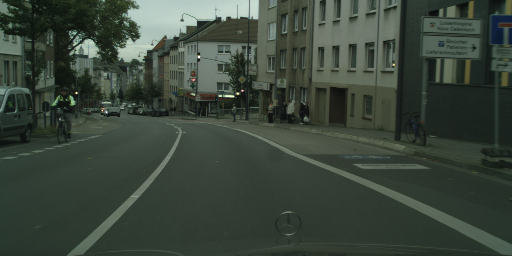
#> input picture raw_images/aachen_000064_000019_leftImg8bit.png, 512 x 256 px
$ python Image_segmantor.py
#> lines starting #> are read from the running program, lines starting #| are printed output that depends on the picture; after the words box and inside, x2 and y2 are one past the last pixel; in counts of white or black regions, pixels touching at a corner belong together
#> further down, image is the input picture: shape (256, 512, 3); mean B, G, R 59.4, 69.9, 59.1
import cv2
import numpy as np

def canny(image):
    gray = cv2.cvtColor(image, cv2.COLOR_RGB2GRAY)
    blur = cv2.GaussianBlur(gray, (5, 5), 0)
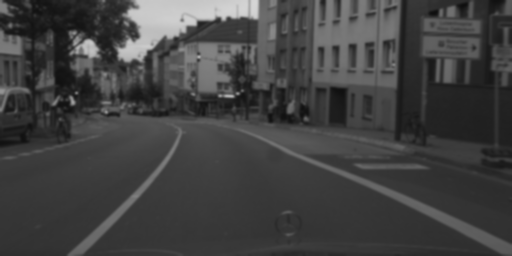
#> blur: shape (256, 512); min 14, max 213, mean 65.5
    canny = cv2.Canny(blur, 50, 150)
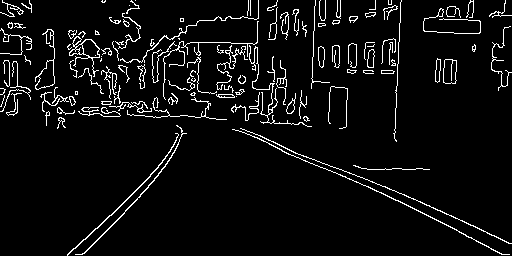
#> canny: shape (256, 512); 5.6% white in thin lines or dots
    return canny
#draw line
def display_lines(image,lines):
    line_image=np.zeros_like(image)
    if lines is not None:
        for line in lines:
            x1,y1,x2,y2=line.reshape(4)
            cv2.line(line_image,(x1,y1),(x2,y2),(255,255,255),5)
            tan=(y2-y1)/(x2-x1)
            if tan>0:
               for h1 in range(y1,256):
                   if (x1 + (h1 - y1) / tan)<512:
                       line_image[int(h1),int(x1+(h1-y1)/tan)]=(255,255,255)
            if tan<0:
               for h1 in range(y1,256):
                   if (x1+(h1-y1)/tan)>-512:
                       line_image[int(h1),int(x1+(h1-y1)/tan)]=(255,255,255)


    return line_image

#Region of interest
def region_of_interest(image):
    height=image.shape[0]
#> height = 256
    width=image.shape[1]
#> width = 512
    polygons=np.array([[(0,height),(width,height),(width,225),(0,225)],[(0,225),(width,225),(240,0),(260,0)]])
    mask=np.zeros_like(image)
    cv2.fillPoly(mask,polygons,255)
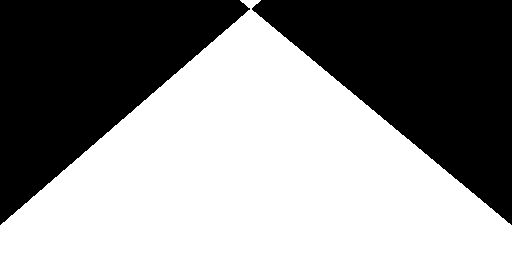
#> mask: shape (256, 512); 54.4% white; 2 black regions, box (x1, y1, x2, y2) and area: (252, 0, 512, 225) 30506, (0, 0, 250, 225) 29270
    masked_image=cv2.bitwise_and(image,mask)
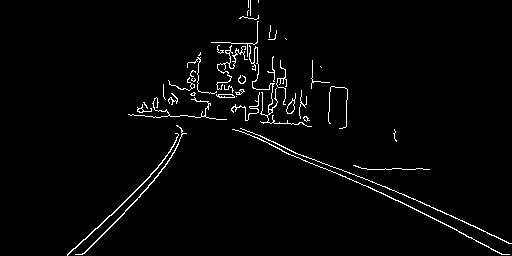
#> masked_image: shape (256, 512); 2.3% white in thin lines or dots, all inside (x1, y1, x2, y2) = (67, 0, 512, 256)
    return masked_image

image=cv2.imread('raw_images/aachen_000064_000019_leftImg8bit.png')
lane_image=np.copy(image)
canny=canny(lane_image)
cropped_image=region_of_interest(canny)
#line detection
lines=cv2.HoughLinesP(cropped_image,2,np.pi/180,100,None,40,5)
#> lines = [[269, 144, 323, 168], [340, 174, 452, 227], [283, 147, 330, 166], [437, 210, 511, 243], [67, 255, 137, 189], [84, 253, 148, 187], [349, 172, 440, 210], [424, 214, 503, 254]]
line_image=display_lines(lane_image, lines)
#> the loop in display_lines, `for line in lines:` made 8 passes
#> (x1, y1, x2, y2, tan) on passes 1 to 8: (269, 144, 323, 168, 0.444), (340, 174, 452, 227, 0.473), (283, 147, 330, 166, 0.404), (437, 210, 511, 243, 0.446), (67, 255, 137, 189, -0.943), (84, 253, 148, 187, -1.03), (349, 172, 440, 210, 0.418), (424, 214, 503, 254, 0.506)
#> after the loop in display_lines, `for line in lines:`:
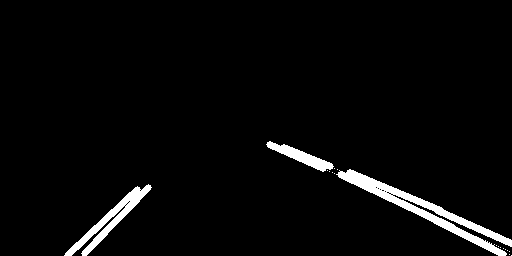
#> line_image: shape (256, 512, 3); 3.4% white; 18 white regions (15 under 20 px), largest, box (x1, y1, x2, y2) and area: (336, 169, 512, 256) 2544, (64, 184, 152, 256) 1279, (266, 141, 334, 172) 657
#fill space between line
for h in range (0,256):
    flag=0
    left=512
    right=0
    for w in range(0,512):
        B,G,R=line_image[h,w]
        if flag==0:
            if(B==255):
             left=w
             flag=1
        else:
            if(B==255):
                if((w-left)>20):
                    right=w
                    flag=2
    if flag==2:
        for num in range(left,right):
            for h1 in range(h,256):
                line_image[h1,num]=(255,255,255)
                if (num-h1+h)>0:
                 line_image[h1, num-h1+h] = (255, 255, 255)
                if(num+h1-h)<512:
                 line_image[h1, num + h1 - h] = (255, 255, 255)
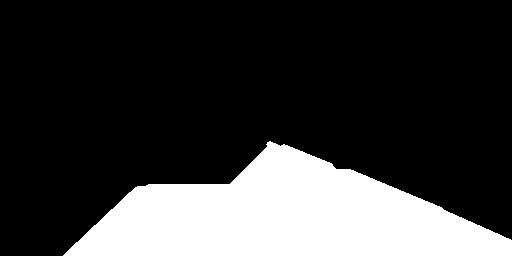
#> line_image: shape (256, 512, 3); 22.5% white; 1 white region, box (x1, y1, x2, y2) and area: (63, 141, 512, 256) 29538

cv2.imwrite('aachen_000064_000019_leftImg8bit_segmented.png',line_image)

$ run again, with raw_images/dusseldorf_000093_000019_leftImg8bit.png copied over raw_images/aachen_000064_000019_leftImg8bit.png
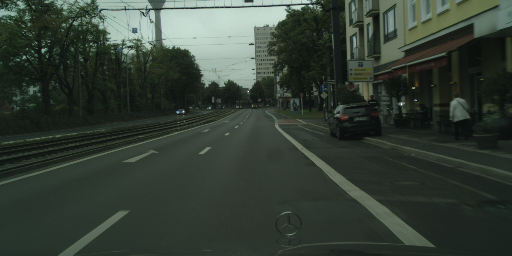
#> input picture raw_images/dusseldorf_000093_000019_leftImg8bit.png, 512 x 256 px
#> image is the input picture: shape (256, 512, 3); mean B, G, R 53.5, 63, 52.4
#> in canny, `canny = cv2.Canny(blur, 50, 150)`:
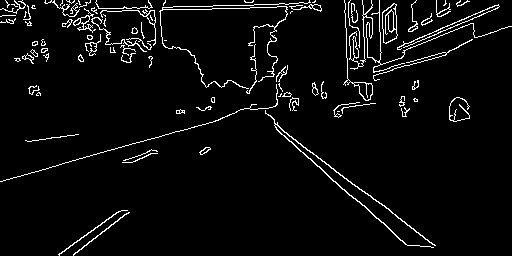
#> canny: shape (256, 512); 4.4% white in thin lines or dots
#> mask: shape (256, 512); 54.4% white; 2 black regions, box (x1, y1, x2, y2) and area: (252, 0, 512, 225) 30506, (0, 0, 250, 225) 29270
#> masked_image: shape (256, 512); 1.4% white in thin lines or dots, all inside (x1, y1, x2, y2) = (58, 0, 436, 256)
#> lines = [[284, 132, 362, 191], [284, 135, 328, 175], [274, 123, 435, 245], [75, 160, 224, 117], [275, 127, 357, 201], [59, 254, 119, 211], [73, 254, 124, 214]]
#> the loop in display_lines, `for line in lines:` made 7 passes
#> (x1, y1, x2, y2, tan) on passes 1 to 7: (284, 132, 362, 191, 0.756), (284, 135, 328, 175, 0.909), (274, 123, 435, 245, 0.758), (75, 160, 224, 117, -0.289), (275, 127, 357, 201, 0.902), (59, 254, 119, 211, -0.717), (73, 254, 124, 214, -0.784)
#> after the loop `for h in range (0,256):`:
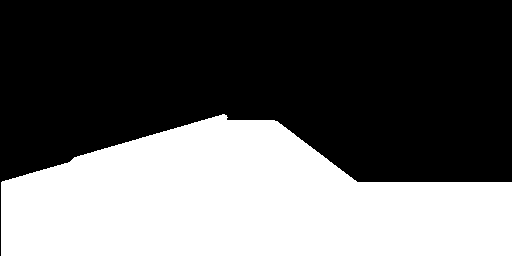
#> line_image: shape (256, 512, 3); 39.2% white; 1 white region, box (x1, y1, x2, y2) and area: (1, 114, 512, 256) 51326

$ run again, with raw_images/dusseldorf_000094_000019_leftImg8bit.png copied over raw_images/aachen_000064_000019_leftImg8bit.png
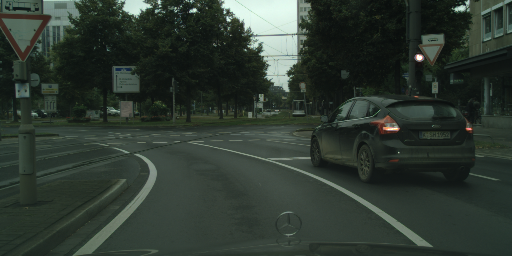
#> input picture raw_images/dusseldorf_000094_000019_leftImg8bit.png, 512 x 256 px
#> image is the input picture: shape (256, 512, 3); mean B, G, R 49.4, 57.6, 47.1
#> in canny, `canny = cv2.Canny(blur, 50, 150)`:
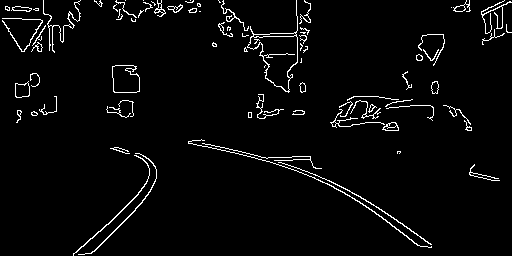
#> canny: shape (256, 512); 3.4% white in thin lines or dots
#> mask: shape (256, 512); 54.4% white; 2 black regions, box (x1, y1, x2, y2) and area: (252, 0, 512, 225) 30506, (0, 0, 250, 225) 29270
#> masked_image: shape (256, 512); 1.6% white in thin lines or dots, all inside (x1, y1, x2, y2) = (73, 19, 432, 256)
#> lines = [[73, 255, 137, 195], [354, 198, 421, 246], [94, 251, 145, 198], [188, 142, 243, 155], [337, 184, 402, 223]]
#> the loop in display_lines, `for line in lines:` made 5 passes
#> (x1, y1, x2, y2, tan) on passes 1 to 5: (73, 255, 137, 195, -0.938), (354, 198, 421, 246, 0.716), (94, 251, 145, 198, -1.04), (188, 142, 243, 155, 0.236), (337, 184, 402, 223, 0.6)
#> after the loop `for h in range (0,256):`:
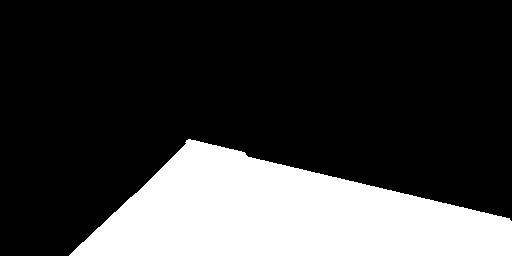
#> line_image: shape (256, 512, 3); 23.9% white; 1 white region, box (x1, y1, x2, y2) and area: (69, 139, 512, 256) 31388
